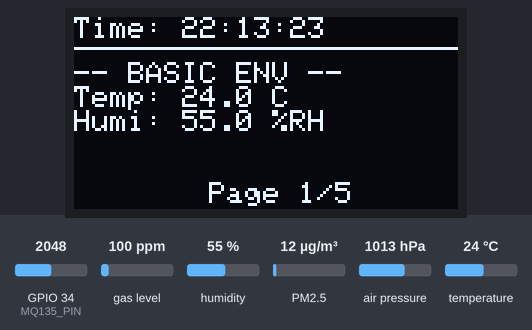
Bench run of a program on a simulated ESP32. Parts: 128×64 one-colour display. The inputs (shaded band) are chosen by the test bench; at power-on: gas level 100 ppm, GPIO 34 (MQ135_PIN) = 2048, PM2.5 12 µg/m³, air pressure 1013 hPa, humidity 55 %, temperature 24 °C (analog values on the 0–4095 scale). WiFi joins after 1.5 s; servers stay silent unless stated; the local clock reads 2024-03-15 10:24:30 at power-on unless the program sets it; storage starts empty; what the program prints to the serial monitor is not drawn.

Above: at 5.7 s.
5.8 s: gas level set to 20 ppm
At 10.5 s:
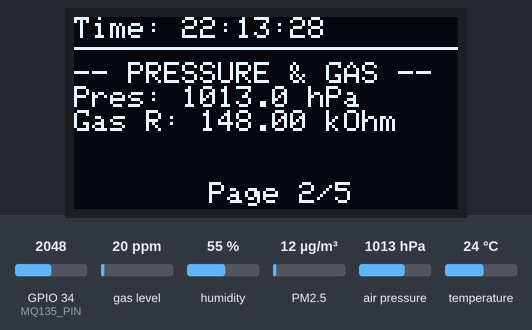
16.6 s: GPIO 34 (MQ135_PIN) set to 1491
At 20.5 s:
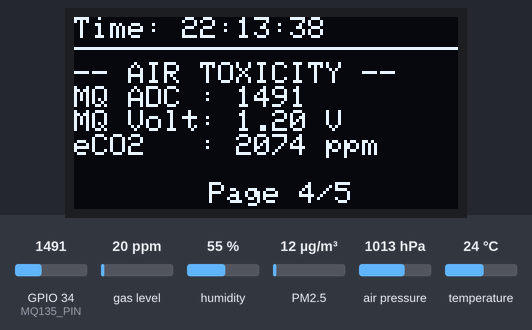
26.6 s: GPIO 34 (MQ135_PIN) set to 1355
36.6 s: PM2.5 set to 6 µg/m³
At 40.5 s:
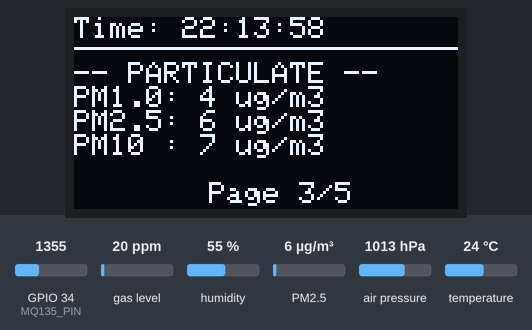
46.6 s: GPIO 34 (MQ135_PIN) set to 122
At 50.5 s:
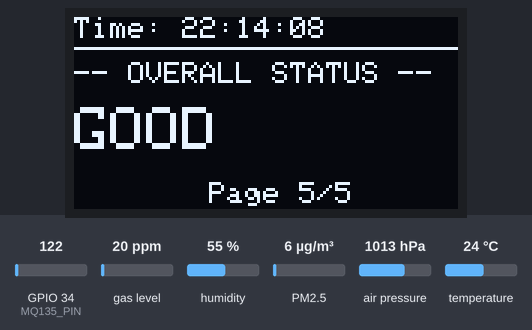
56.6 s: air pressure set to 952 hPa
At 60.5 s:
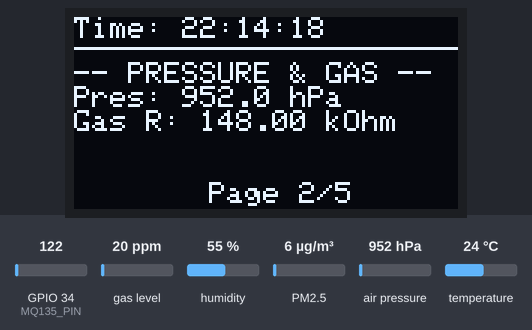
Timing chart, 0 to 62.0 s (numbered marks = the images above; inputs shaded):
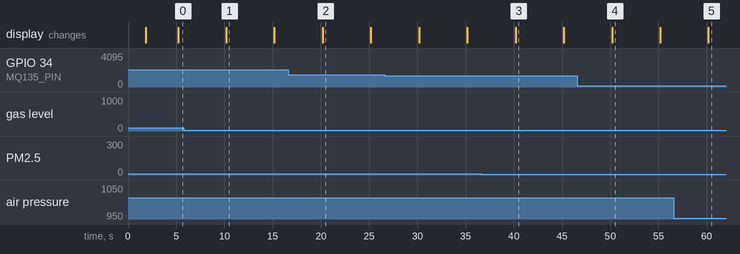

The program:

main.cpp
```cpp
#include <Arduino.h>
#include <WiFi.h>
#include <AsyncTCP.h>
#include <ESPAsyncWebServer.h>
#include <LittleFS.h>
#include <ArduinoJson.h>
#include <SD.h>

#include "sensors.h"
#include "rtc.h"
#include "display.h"
#include "logger.h"

// Biến toàn cục hệ thống
AirData currentData;
bool isSdOk = false;
int currentPage = 0;

// Các mốc thời gian (Scheduler)
unsigned long lastSensorUpdate = 0;
unsigned long lastDisplayUpdate = 0;
unsigned long lastLogUpdate = 0;

// Thông tin WiFi
const char* ssid = "5G VIP";
const char* password = "12345679";

AsyncWebServer server(80);

String formatBytes(size_t bytes) {
    if (bytes < 1024) return String(bytes) + " B";
    else if (bytes < (1024 * 1024)) return String(bytes / 1024.0) + " KB";
    else return String(bytes / 1024.0 / 1024.0) + " MB";
}

void setupWebServer() {
    server.serveStatic("/", LittleFS, "/").setDefaultFile("index.html");

    server.on("/api/data", HTTP_GET, [](AsyncWebServerRequest *request){
        StaticJsonDocument<1024> doc; // Tăng size JSON lên 1024 cho an toàn
        doc["temperature"] = currentData.temperature;
        doc["humidity"] = currentData.humidity;
        doc["pressure"] = currentData.pressure;
        doc["gas_res"] = currentData.gas_resistance;
        doc["pm1"] = currentData.pm10_env;
        doc["pm25"] = currentData.pm25_env;
        doc["pm10"] = currentData.pm100_env;
        doc["co2"] = currentData.co2_estimate;
        doc["aqi_status"] = evaluateAirQuality(currentData.pm25_env, currentData.co2_estimate);
        doc["time"] = rtc_getTimeStr();
        doc["sd_ok"] = isSdOk;

        String response;
        serializeJson(doc, response);
        request->send(200, "application/json", response);
    });

    server.on("/api/system", HTTP_GET, [](AsyncWebServerRequest *request){
        StaticJsonDocument<256> doc;
        doc["ip"] = WiFi.localIP().toString();
        doc["rssi"] = WiFi.RSSI();
        doc["free_heap"] = formatBytes(ESP.getFreeHeap());
        doc["uptime_sec"] = millis() / 1000;

        String response;
        serializeJson(doc, response);
        request->send(200, "application/json", response);
    });

    server.on("/system", HTTP_GET, [](AsyncWebServerRequest *request){
        String html = R"=====(
            <!DOCTYPE html><html data-bs-theme='dark'><head>
            <link href="https://cdn.jsdelivr.net/npm/bootstrap@5.3.0/dist/css/bootstrap.min.css" rel="stylesheet"></head>
            <body class='container mt-5 text-white bg-dark'>
            <a href='/' class='btn btn-secondary mb-3'><- Về Dashboard</a>
            <h2>Thông số hệ thống ESP32</h2>
            <ul class='list-group list-group-flush'>
        )=====";
        html += "<li class='list-group-item bg-dark text-white'>IP: " + WiFi.localIP().toString() + "</li>";
        html += "<li class='list-group-item bg-dark text-white'>WiFi RSSI: " + String(WiFi.RSSI()) + " dBm</li>";
        html += "<li class='list-group-item bg-dark text-white'>Free RAM: " + formatBytes(ESP.getFreeHeap()) + "</li>";
        html += "<li class='list-group-item bg-dark text-white'>Uptime: " + String(millis() / 1000) + " giây</li>";
        html += "</ul></body></html>";
        request->send(200, "text/html", html);
    });

    server.on("/log", HTTP_GET, [](AsyncWebServerRequest *request){
        String html = R"=====(
            <!DOCTYPE html><html data-bs-theme='dark'><head>
            <link href="https://cdn.jsdelivr.net/npm/bootstrap@5.3.0/dist/css/bootstrap.min.css" rel="stylesheet"></head>
            <body class='container mt-5 text-white bg-dark text-center'>
            <a href='/' class='btn btn-secondary mb-3'><- Về Dashboard</a>
            <h2>Quản lý dữ liệu Thẻ nhớ (SD Card)</h2><br>
        )=====";
        if(isSdOk && SD.exists("/airlog.csv")) {
            html += "<p>File airlog.csv đang hoạt động và lưu trữ dữ liệu.</p>";
            html += "<a href='/download' class='btn btn-success btn-lg'>Tải xuống file airlog.csv</a>";
        } else {
            html += "<div class='alert alert-danger'>Lỗi: Không tìm thấy thẻ SD hoặc file log chưa được tạo.</div>";
        }
        html += "</body></html>";
        request->send(200, "text/html", html);
    });

    server.on("/download", HTTP_GET, [](AsyncWebServerRequest *request){
        if(isSdOk && SD.exists("/airlog.csv")) request->send(SD, "/airlog.csv", "text/csv", true);
        else request->send(404, "text/plain", "File not found");
    });

    server.begin();
    Serial.println("[WEB] Server da khoi dong!");
}

void setup() {
    Serial.begin(115200);

    if(!LittleFS.begin(true)){
        Serial.println("[LỖI] Khong the khoi tao LittleFS");
        return;
    }

    WiFi.mode(WIFI_STA);
    WiFi.begin(ssid, password);
    Serial.print("[WIFI] Dang ket noi.");
    while (WiFi.status() != WL_CONNECTED) { delay(500); Serial.print("."); }
    Serial.println(String("\n[WIFI] Ket noi thanh cong! IP: ") + WiFi.localIP().toString());

    // Khởi tạo phần cứng
    display_init();
    rtc_init();
    sensors_init();
    isSdOk = logger_init(); // Kích hoạt thẻ nhớ

    setupWebServer();
}

void loop() {
    unsigned long currentMillis = millis();

    // 1. Task: Đọc cảm biến (Mỗi 5 giây)
    if (currentMillis - lastSensorUpdate >= 5000) {
        lastSensorUpdate = currentMillis;
        sensors_update(currentData); // Cập nhật dữ liệu vào biến currentData

        // LỆNH IN DỮ LIỆU RA SERIAL ĐỂ LƯU FILE CSV (Bạn đang bị thiếu đoạn này)
        Serial.printf("%s,%s,%.2f,%.2f,%.2f,%.2f,%.0f,%d,%d,%d\r\n",
            rtc_getDateStr().c_str(), rtc_getTimeStr().c_str(),
            currentData.temperature, currentData.humidity,
            currentData.pressure, currentData.gas_resistance,
            currentData.co2_estimate, currentData.pm10_env,
            currentData.pm25_env, currentData.pm100_env);
    }

    // 2. Task: Cập nhật giao diện OLED (Mỗi 3 giây)
    if (currentMillis - lastDisplayUpdate >= 5000) {
        lastDisplayUpdate = currentMillis;
        display_showPage(currentPage, currentData, rtc_getTimeStr(), isSdOk);
        currentPage++;
        if (currentPage > 4) currentPage = 0;
    }

    // 3. Task: Ghi Log SD Card (Mỗi 60 giây - sẽ tự động bỏ qua nếu thẻ lỗi)
    if (currentMillis - lastLogUpdate >= 60000) {
        lastLogUpdate = currentMillis;
        if (isSdOk) logger_appendData(rtc_getDateStr(), rtc_getTimeStr(), currentData);
    }
}
```

display.cpp
```cpp
#include "display.h"
#include <Wire.h>
#include <Adafruit_GFX.h>
#include <Adafruit_SH110X.h>

#define SCREEN_WIDTH 128
#define SCREEN_HEIGHT 64
#define i2c_Address 0x3c

Adafruit_SH1106G display = Adafruit_SH1106G(SCREEN_WIDTH, SCREEN_HEIGHT, &Wire, -1);

void display_init() {
    Serial.println("[OLED] Khoi tao man hinh...");
    delay(250);

    if(!display.begin(i2c_Address, true)) {
        Serial.println("[LỖI] Khong the cap phat bo nho OLED!");
        while(1);
    }

    display.clearDisplay();
    display.setTextColor(SH110X_WHITE); // Đổi SSD1306_WHITE thành SH110X_WHITE
    display.setTextSize(1);
    display.setCursor(0,20);
    display.println("Air Quality Monitor");
    display.println("Initializing...");
    display.display();
    delay(1000);
}


void display_showPage(int page, AirData &data, String timeStr, bool sdStatus) {
    display.clearDisplay();

    // Header chung cho mọi trang
    display.setTextSize(1);
    display.setCursor(0, 0);
    display.print("Time: ");
    display.print(timeStr);
    if (!sdStatus) {
        display.setCursor(95, 0);
        display.print("SD!E"); // Cảnh báo lỗi thẻ nhớ góc phải
    }
    display.drawLine(0, 10, 128, 10, SH110X_WHITE);

    // Nội dung theo từng trang
    display.setCursor(0, 15);
    switch (page) {
        case 0: // Trang 1
            display.println("-- BASIC ENV --");
            display.print("Temp: "); display.print(data.temperature, 1); display.println(" C");
            display.print("Humi: "); display.print(data.humidity, 1); display.println(" %RH");
            break;

        case 1: // Trang 2
            display.println("-- PRESSURE & GAS --");
            display.print("Pres: "); display.print(data.pressure, 1); display.println(" hPa");
            display.print("Gas R: "); display.print(data.gas_resistance, 2); display.println(" kOhm");
            break;

        case 2: // Trang 3
            display.println("-- PARTICULATE --");
            display.print("PM1.0: "); display.print(data.pm10_env); display.println(" ug/m3");
            display.print("PM2.5: "); display.print(data.pm25_env); display.println(" ug/m3");
            display.print("PM10 : "); display.print(data.pm100_env); display.println(" ug/m3");
            break;

        case 3: // Trang 4
            display.println("-- AIR TOXICITY --");
            display.print("MQ ADC : "); display.println(data.mq_adc);
            display.print("MQ Volt: "); display.print(data.mq_voltage, 2); display.println(" V");
            display.print("eCO2   : "); display.print(data.co2_estimate, 0); display.println(" ppm");
            break;

        case 4: // Trang 5
            display.println("-- OVERALL STATUS --");
            display.setTextSize(2);
            display.setCursor(0, 30);
            display.print(evaluateAirQuality(data.pm25_env, data.co2_estimate));
            break;
    }

    // Footer hiển thị chỉ báo trang
    display.setTextSize(1);
    display.setCursor(45, 55);
    display.print("Page "); display.print(page + 1); display.print("/5");

    display.display();
}
```

display.h
```cpp
#ifndef DISPLAY_H
#define DISPLAY_H

#include <Arduino.h>
#include "sensors.h"
#include <Adafruit_SH110X.h>

void display_init();
void display_showPage(int page, AirData &data, String timeStr, bool sdStatus);

#endif
```

logger.cpp
```cpp
#include "logger.h"
#include <SPI.h>
#include <SD.h>

#define SD_CS_PIN 5

bool logger_init() {
    Serial.println("[SD] Khoi tao The Nho...");
    if (!SD.begin(SD_CS_PIN)) {
        Serial.println("[LỖI] Khong tim thay the SD hoac the hong!");
        return false;
    }

    File dataFile = SD.open("/airlog.csv", FILE_READ);
    if (!dataFile) {
        // Nếu file chưa tồn tại, tạo mới và ghi Header
        dataFile = SD.open("/airlog.csv", FILE_WRITE);
        if (dataFile) {
            dataFile.println("Date,Time,Temp,Humidity,Pressure,GasRes,CO2,PM1,PM25,PM10");
            dataFile.close();
            Serial.println("[SD] Da tao file airlog.csv moi.");
        }
    } else {
        dataFile.close();
        Serial.println("[SD] File log da ton tai, san sang append.");
    }
    return true;
}

void logger_appendData(String dateStr, String timeStr, AirData &data) {
    File dataFile = SD.open("/airlog.csv", FILE_APPEND);

    if (dataFile) {
        dataFile.print(dateStr); dataFile.print(",");
        dataFile.print(timeStr); dataFile.print(",");
        dataFile.print(data.temperature, 2); dataFile.print(",");
        dataFile.print(data.humidity, 2); dataFile.print(",");
        dataFile.print(data.pressure, 2); dataFile.print(",");
        dataFile.print(data.gas_resistance, 2); dataFile.print(",");
        dataFile.print(data.co2_estimate, 0); dataFile.print(",");
        dataFile.print(data.pm10_env); dataFile.print(",");
        dataFile.print(data.pm25_env); dataFile.print(",");
        dataFile.println(data.pm100_env);
        dataFile.close();
        Serial.println("[SD] Da ghi 1 dong vao airlog.csv");
    } else {
        Serial.println("[LỖI] Khong the mo file de ghi!");
    }
}
```

logger.h
```cpp
#ifndef LOGGER_H
#define LOGGER_H

#include <Arduino.h>
#include "sensors.h"

bool logger_init();
void logger_appendData(String dateStr, String timeStr, AirData &data);

#endif
```

rtc.cpp
```cpp
#include "rtc.h"
#include <ThreeWire.h>
#include <RtcDS1302.h>

// Cấu hình chân DS1302: DAT = 13, CLK = 14, RST = 27
ThreeWire myWire(13, 14, 27);
RtcDS1302<ThreeWire> Rtc(myWire);

void rtc_init() {
    Serial.println("[RTC] Dang khoi tao DS1302...");
    Rtc.Begin();

    if (!Rtc.IsDateTimeValid()) {
        Serial.println("[LỖI] RTC mat thoi gian, dang cai dat lai!");
        RtcDateTime compiled = RtcDateTime(__DATE__, __TIME__);
        Rtc.SetDateTime(compiled);
    }

    RtcDateTime compiled = RtcDateTime(__DATE__, __TIME__);
    Rtc.SetDateTime(compiled);

    if (Rtc.GetIsWriteProtected()) {
        Rtc.SetIsWriteProtected(false);
    }
    if (!Rtc.GetIsRunning()) {
        Rtc.SetIsRunning(true);
    }
}

String rtc_getDateStr() {
    RtcDateTime now = Rtc.GetDateTime();
    char datestring[20];
    snprintf(datestring, sizeof(datestring), "%02u/%02u/%04u",
             now.Day(), now.Month(), now.Year());
    return String(datestring);
}

String rtc_getTimeStr() {
    RtcDateTime now = Rtc.GetDateTime();
    char timestring[20];
    snprintf(timestring, sizeof(timestring), "%02u:%02u:%02u",
             now.Hour(), now.Minute(), now.Second());
    return String(timestring);
}
```

rtc.h
```cpp
#ifndef RTC_H
#define RTC_H

#include <Arduino.h>

void rtc_init();
String rtc_getDateStr();
String rtc_getTimeStr();

#endif
```

sensors.cpp
```cpp
#include "sensors.h"
#include <Wire.h>
#include <SPI.h>
#include <Adafruit_Sensor.h>
#include "Adafruit_BME680.h"
#include "Adafruit_PM25AQI.h"

#define MQ135_PIN 34
#define RL_VALUE 10.0 // Điện trở tải RL trên board MQ135 (kOhm)

Adafruit_BME680 bme;
Adafruit_PM25AQI aqi;

HardwareSerial pmSerial(2); // Dùng UART2 cho PMS5003 (RX=16, TX=17)

void sensors_init() {
    Serial.println("[SENSOR] Dang khoi tao cac cam bien...");

    // 1. Khởi tạo BME680
    if (!bme.begin(0x76) && !bme.begin(0x77)) {
        Serial.println("[LỖI] Khong tim thay BME680!");
    } else {
        bme.setTemperatureOversampling(BME680_OS_8X);
        bme.setHumidityOversampling(BME680_OS_2X);
        bme.setPressureOversampling(BME680_OS_4X);
        bme.setIIRFilterSize(BME680_FILTER_SIZE_3);
        bme.setGasHeater(320, 150); // 320°C trong 150ms
        Serial.println("[SENSOR] BME680 OK");
    }

    // 2. Khởi tạo PMS5003
    pmSerial.begin(9600, SERIAL_8N1, 16, 17);
    if (!aqi.begin_UART(&pmSerial)) {
        Serial.println("[LỖI] Khong the ket noi PMS5003!");
    } else {
        Serial.println("[SENSOR] PMS5003 OK");
    }

    // 3. Khởi tạo ADC cho MQ135
    analogReadResolution(12); // ESP32 ADC 12-bit (0-4095)
}

void sensors_update(AirData &data) {
    // Đọc BME680
    if (bme.performReading()) {
        data.temperature = bme.temperature;
        data.humidity = bme.humidity;
        data.pressure = bme.pressure / 100.0; // Chuyển sang hPa
        data.gas_resistance = bme.gas_resistance / 1000.0; // kOhms
    }

    // Đọc PMS5003 (Cần đọc liên tục để clear buffer)
    PM25_AQI_Data pmData;
    if (aqi.read(&pmData)) {
        data.pm10_env = pmData.pm10_env;
        data.pm25_env = pmData.pm25_env;
        data.pm100_env = pmData.pm100_env;
    }

    // Đọc MQ135
    data.mq_adc = analogRead(MQ135_PIN);
    data.mq_voltage = data.mq_adc * (3.3 / 4095.0);

    if(data.mq_voltage == 0) data.mq_voltage = 0.001; // Tránh chia cho 0
    // Tính Rs: Rs = (Vcc - Vout) / Vout * RL
    data.mq_rs = ((3.3 - data.mq_voltage) / data.mq_voltage) * RL_VALUE;

    // Ước lượng CO2 thô (Chưa hiệu chuẩn). Chỉ để demo thuật toán
    // Mapping tuyến tính giả lập dựa trên ADC để hiển thị sự thay đổi
    data.co2_estimate = map(data.mq_adc, 0, 4095, 400, 5000);
}

String evaluateAirQuality(uint16_t pm25, float co2) {
    if (pm25 < 35 && co2 < 1000) return "GOOD";
    if (pm25 < 75 && co2 < 2000) return "MODERATE";
    return "UNHEALTHY";
}
```

sensors.h
```cpp
#ifndef SENSORS_H
#define SENSORS_H

#include <Arduino.h>

// Struct lưu trữ toàn bộ dữ liệu môi trường
struct AirData {
    // BME680
    float temperature;
    float humidity;
    float pressure;
    float gas_resistance;

    // PMS5003
    uint16_t pm10_env;
    uint16_t pm25_env;
    uint16_t pm100_env;

    // MQ135
    uint16_t mq_adc;
    float mq_voltage;
    float mq_rs;
    float co2_estimate;
};

void sensors_init();
void sensors_update(AirData &data);
String evaluateAirQuality(uint16_t pm25, float co2);

#endif
```

Measured:
- after the input at 46.6 s, the display: changes after 3.6 s (image 4)
- what the display in image 1 shows lasts 5.0 s, from 10.2 s to 15.2 s
